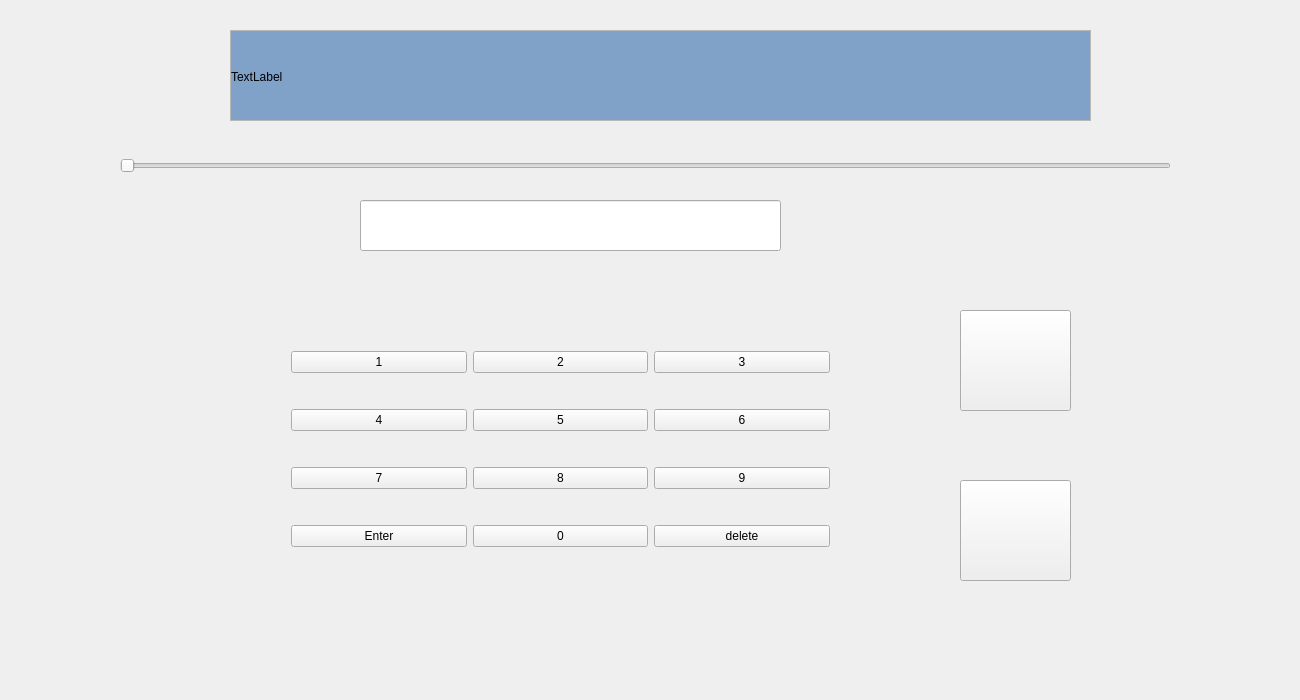
<?xml version="1.0" encoding="UTF-8"?>
<ui version="4.0">
 <class>QTypeNumericWindowClass</class>
 <widget class="QMainWindow" name="QTypeNumericWindowClass">
  <property name="geometry">
   <rect>
    <x>0</x>
    <y>0</y>
    <width>1300</width>
    <height>700</height>
   </rect>
  </property>
  <property name="minimumSize">
   <size>
    <width>1300</width>
    <height>700</height>
   </size>
  </property>
  <property name="maximumSize">
   <size>
    <width>1300</width>
    <height>700</height>
   </size>
  </property>
  <property name="windowTitle">
   <string>TIE-BREAKER</string>
  </property>
  <widget class="QWidget" name="centralWidget">
   <widget class="QLineEdit" name="Answer">
    <property name="geometry">
     <rect>
      <x>360</x>
      <y>200</y>
      <width>421</width>
      <height>51</height>
     </rect>
    </property>
   </widget>
   <widget class="QSlider" name="TimeRemaining">
    <property name="geometry">
     <rect>
      <x>120</x>
      <y>150</y>
      <width>1051</width>
      <height>31</height>
     </rect>
    </property>
    <property name="orientation">
     <enum>Qt::Horizontal</enum>
    </property>
   </widget>
   <widget class="QWidget" name="gridLayoutWidget">
    <property name="geometry">
     <rect>
      <x>280</x>
      <y>310</y>
      <width>561</width>
      <height>281</height>
     </rect>
    </property>
    <layout class="QGridLayout" name="gridLayout">
     <item row="1" column="1">
      <widget class="QPushButton" name="Number5">
       <property name="text">
        <string>5</string>
       </property>
      </widget>
     </item>
     <item row="0" column="2">
      <widget class="QPushButton" name="Number3">
       <property name="text">
        <string>3</string>
       </property>
      </widget>
     </item>
     <item row="0" column="1">
      <widget class="QPushButton" name="Number2">
       <property name="text">
        <string>2</string>
       </property>
      </widget>
     </item>
     <item row="1" column="0">
      <widget class="QPushButton" name="Number4">
       <property name="text">
        <string>4</string>
       </property>
      </widget>
     </item>
     <item row="1" column="2">
      <widget class="QPushButton" name="Number6">
       <property name="text">
        <string>6</string>
       </property>
      </widget>
     </item>
     <item row="0" column="0">
      <widget class="QPushButton" name="Number1">
       <property name="text">
        <string>1</string>
       </property>
      </widget>
     </item>
     <item row="2" column="2">
      <widget class="QPushButton" name="Number9">
       <property name="text">
        <string>9</string>
       </property>
      </widget>
     </item>
     <item row="2" column="1">
      <widget class="QPushButton" name="Number8">
       <property name="text">
        <string>8</string>
       </property>
      </widget>
     </item>
     <item row="3" column="2">
      <widget class="QPushButton" name="Delete">
       <property name="text">
        <string>delete</string>
       </property>
      </widget>
     </item>
     <item row="3" column="1">
      <widget class="QPushButton" name="Number0">
       <property name="text">
        <string>0</string>
       </property>
      </widget>
     </item>
     <item row="3" column="0">
      <widget class="QPushButton" name="Enter">
       <property name="text">
        <string>Enter</string>
       </property>
      </widget>
     </item>
     <item row="2" column="0">
      <widget class="QPushButton" name="Number7">
       <property name="text">
        <string>7</string>
       </property>
      </widget>
     </item>
    </layout>
   </widget>
   <widget class="QFrame" name="frame">
    <property name="geometry">
     <rect>
      <x>-10</x>
      <y>-10</y>
      <width>1311</width>
      <height>711</height>
     </rect>
    </property>
    <property name="styleSheet">
     <string notr="true">background-image: url(:/gui/backgroundQuestions.png);</string>
    </property>
    <property name="frameShape">
     <enum>QFrame::StyledPanel</enum>
    </property>
    <property name="frameShadow">
     <enum>QFrame::Raised</enum>
    </property>
   </widget>
   <widget class="QPushButton" name="generateFourVariantsButton">
    <property name="geometry">
     <rect>
      <x>960</x>
      <y>310</y>
      <width>111</width>
      <height>101</height>
     </rect>
    </property>
    <property name="styleSheet">
     <string notr="true">background-image: url(:/gui/generateFourAnswers.png);</string>
    </property>
    <property name="text">
     <string/>
    </property>
   </widget>
   <widget class="QPushButton" name="generateAnswerButton">
    <property name="geometry">
     <rect>
      <x>960</x>
      <y>480</y>
      <width>111</width>
      <height>101</height>
     </rect>
    </property>
    <property name="styleSheet">
     <string notr="true">background-image: url(:/gui/generateAnAnswer.png);</string>
    </property>
    <property name="text">
     <string/>
    </property>
   </widget>
   <widget class="QScrollArea" name="scrollArea">
    <property name="geometry">
     <rect>
      <x>230</x>
      <y>30</y>
      <width>861</width>
      <height>91</height>
     </rect>
    </property>
    <property name="widgetResizable">
     <bool>true</bool>
    </property>
    <widget class="QWidget" name="scrollAreaWidgetContents">
     <property name="geometry">
      <rect>
       <x>0</x>
       <y>0</y>
       <width>859</width>
       <height>89</height>
      </rect>
     </property>
     <widget class="QLabel" name="Question">
      <property name="geometry">
       <rect>
        <x>0</x>
        <y>0</y>
        <width>861</width>
        <height>91</height>
       </rect>
      </property>
      <property name="styleSheet">
       <string notr="true">background-color: rgb(128, 162, 201);</string>
      </property>
      <property name="text">
       <string>TextLabel</string>
      </property>
     </widget>
    </widget>
   </widget>
   <zorder>frame</zorder>
   <zorder>Answer</zorder>
   <zorder>TimeRemaining</zorder>
   <zorder>gridLayoutWidget</zorder>
   <zorder>generateFourVariantsButton</zorder>
   <zorder>generateAnswerButton</zorder>
   <zorder>scrollArea</zorder>
  </widget>
 </widget>
 <layoutdefault spacing="6" margin="11"/>
 <resources>
  <include location="gui.qrc"/>
 </resources>
 <connections/>
</ui>
